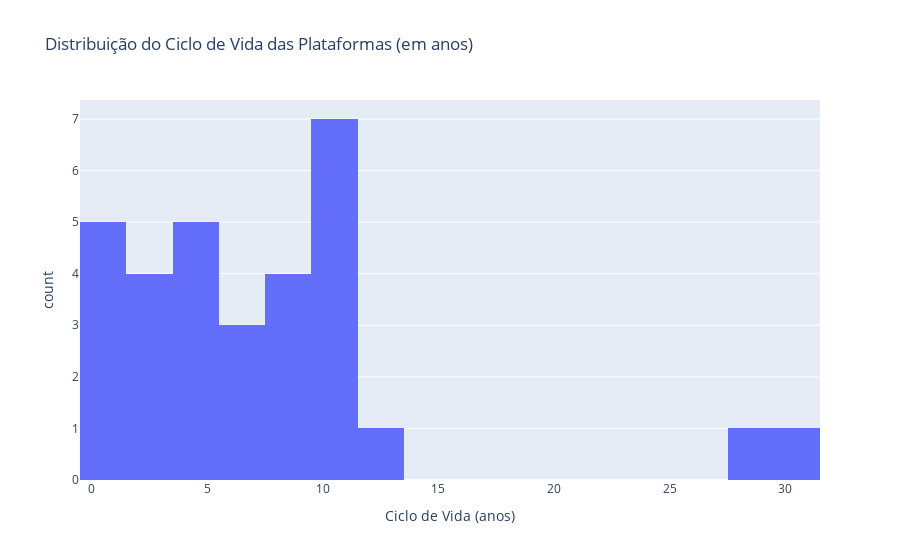

The notebook cell this image was saved under:
### Code cell
# Plotando a distribuição do ciclo de vida
fig = px.histogram(
    platform_life_cycle,
    x='lifetime_years',
    title="Distribuição do Ciclo de Vida das Plataformas (em anos)",
    labels={'lifetime_years': 'Ciclo de Vida (anos)'},
    nbins=30
)
fig.show()

### Figure 1 — Plotly figure (JSON) as saved in the notebook; plotly's stock layout.template omitted (floating-point values rounded to 4 significant figures)
{"data": [{"alignmentgroup": "True", "bingroup": "x", "hovertemplate": "Ciclo de Vida (anos)=%{x}<br>count=%{y}<extra></extra>", "legendgroup": "", "marker": {"color": "#636efa", "pattern": {"shape": ""}}, "name": "", "nbinsx": 30, "offsetgroup": "", "orientation": "v", "showlegend": false, "type": "histogram", "x": [9, 1, 5, 10, 28, 13, 7, 6, 4, 0, 6, 11, 3, 31, 0, 9, 11, 10, 3, 11, 5, 5, 1, 9, 0, 2, 10, 4, 11, 8, 3], "xaxis": "x", "yaxis": "y"}], "layout": {"barmode": "relative", "legend": {"tracegroupgap": 0}, "title": {"text": "Distribuição do Ciclo de Vida das Plataformas (em anos)"}, "xaxis": {"anchor": "y", "domain": [0, 1], "title": {"text": "Ciclo de Vida (anos)"}}, "yaxis": {"anchor": "x", "domain": [0, 1], "title": {"text": "count"}}}}
